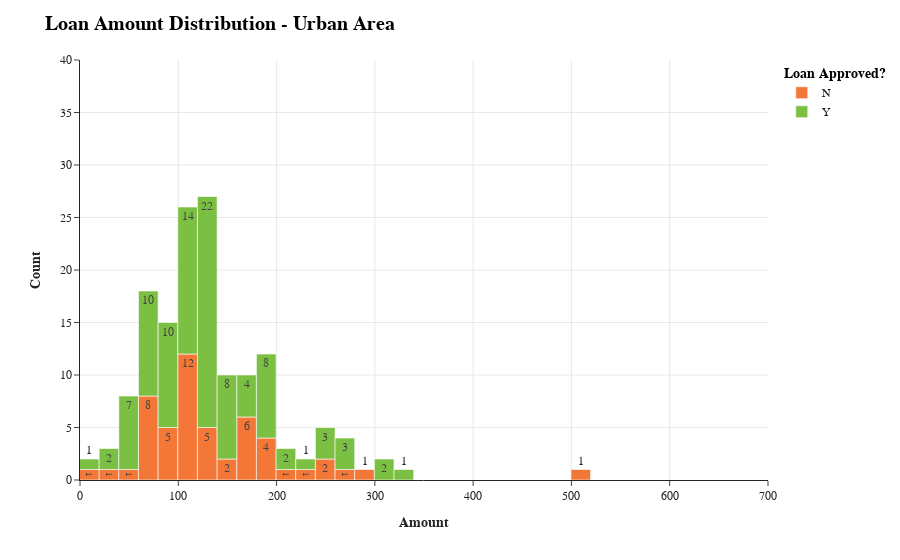
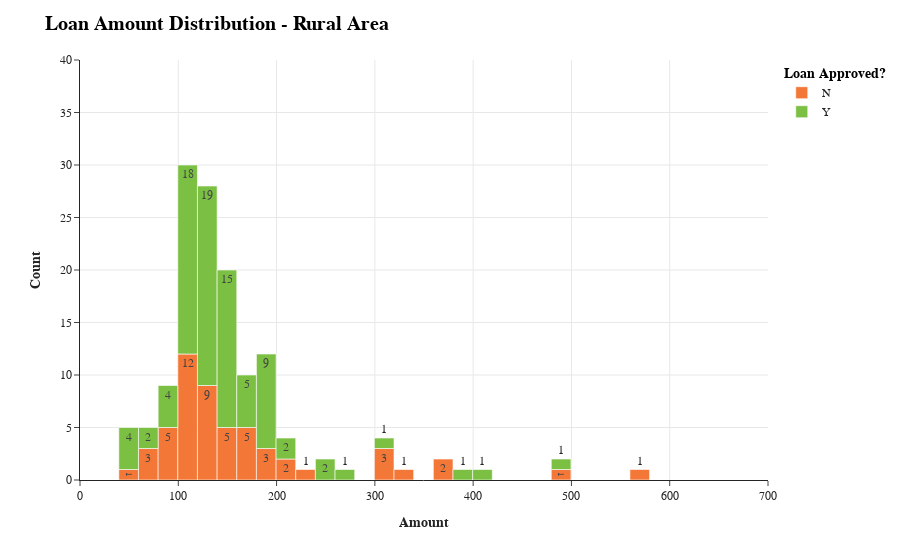

The notebook cell saved with these charts, in order:
### Code cell
for area in ['Urban','Rural','Semiurban'] :
  bins=50
  if area == 'Urban':
    bins=40

  print('\n\n')
  fig=px.histogram(loan_data[loan_data['Property_Area']==area].sort_values('Loan_Status', ascending=True),
                   x='LoanAmount' , color='Loan_Status', nbins=bins, text_auto=True, 
                   template='simple_white', color_discrete_map ={'Y':'#7bc043', 'N':'#f37736'}) 
  fig.update_layout(bargap=0)
  fig.update_layout(yaxis_range=[0,40])
  fig.update_layout(xaxis_range=[0,700])


  fig.update_yaxes(showgrid=True)
  fig.update_xaxes(showgrid=True) 

  fig.update_layout(
      title=f'<b>Loan Amount Distribution - {area} Area</b>',
      font_family="Times New Roman",
      title_font_family="Times New Roman",
      title_font_color="#000000",
      title_font_size=20,
      xaxis_title="<b>Amount</b>",
      yaxis_title="<b>Count</b>",
      legend_title='<b>Loan Approved?</b>',
      legend_title_font_color='#000000',
      plot_bgcolor = '#ffffff'
  )
  fig.show()

### Figure 1 — Plotly figure (JSON) as saved in the notebook; plotly's stock layout.template omitted (floating-point values rounded to 4 significant figures)
{"data": [{"alignmentgroup": "True", "bingroup": "x", "hovertemplate": "Loan_Status=N<br>LoanAmount=%{x}<br>count=%{y}<extra></extra>", "legendgroup": "N", "marker": {"color": "#f37736", "pattern": {"shape": ""}}, "name": "N", "nbinsx": 40, "offsetgroup": "N", "orientation": "v", "showlegend": true, "texttemplate": "%{value}", "type": "histogram", "x": [192, 75, 500, 110, 70, 173, 216, 93, 160, 239, 160, 244, 45, 275, 102, 180, 160, 83, 113, 110, 158, 67, 100, 94, 167, 111, 71, 120, 140, 60, 100, 71, 138, 110, 187, 113, 90, 76, 104, 104, 9, 176, 74, 80, 258, 181, 120, 134, 286, 35, 104, 126], "xaxis": "x", "yaxis": "y"}, {"alignmentgroup": "True", "bingroup": "x", "hovertemplate": "Loan_Status=Y<br>LoanAmount=%{x}<br>count=%{y}<extra></extra>", "legendgroup": "Y", "marker": {"color": "#7bc043", "pattern": {"shape": ""}}, "name": "Y", "nbinsx": 40, "offsetgroup": "Y", "orientation": "v", "showlegend": true, "texttemplate": "%{value}", "type": "histogram", "x": [120, 275, 108, 110, 130, 188, 186, 104, 158, 260, 117, 67, 192, 111, 128, 126, 130, 60, 156, 60, 100, 115, 158, 128, 95, 324, 100, 118, 125, 100, 113, 136, 128, 128, 148, 70, 40, 66, 135, 133, 81, 210, 50, 172, 125, 312, 99, 120, 144, 180, 144, 100, 44, 184, 110, 315, 125, 17, 200, 70, 168, 95, 267, 141, 120, 47, 225, 136, 259, 134, 54, 78, 80, 136, 30, 90, 160, 253, 90, 137, 112, 155, 137, 240, 59, 80, 135, 75, 187, 50, 30, 70, 187, 168, 88, 74, 96, 187], "xaxis": "x", "yaxis": "y"}], "layout": {"autosize": true, "bargap": 0, "barmode": "relative", "font": {"family": "Times New Roman"}, "legend": {"title": {"font": {"color": "#000000"}, "text": "<b>Loan Approved?</b>"}, "tracegroupgap": 0}, "margin": {"t": 60}, "plot_bgcolor": "#ffffff", "title": {"font": {"color": "#000000", "family": "Times New Roman", "size": 20}, "text": "<b>Loan Amount Distribution - Urban Area</b>"}, "xaxis": {"anchor": "y", "domain": [0, 1], "range": [0, 700], "showgrid": true, "title": {"text": "<b>Amount</b>"}, "type": "linear"}, "yaxis": {"anchor": "x", "domain": [0, 1], "range": [0, 40], "showgrid": true, "title": {"text": "<b>Count</b>"}}}}

### Figure 2 — Plotly figure (JSON) as saved in the notebook; plotly's stock layout.template omitted (floating-point values rounded to 4 significant figures)
{"data": [{"alignmentgroup": "True", "bingroup": "x", "hovertemplate": "Loan_Status=N<br>LoanAmount=%{x}<br>count=%{y}<extra></extra>", "legendgroup": "N", "marker": {"color": "#f37736", "pattern": {"shape": ""}}, "name": "N", "nbinsx": 50, "offsetgroup": "N", "orientation": "v", "showlegend": true, "texttemplate": "%{value}", "type": "histogram", "x": [128, 110, 115, 304, 311, 100, 151, 209, 480, 119, 155, 376, 80, 173, 46, 308, 105, 133, 570, 113, 149, 65, 194, 125, 360, 218, 150, 81, 66, 170, 95, 132, 112, 113, 135, 118, 225, 185, 129, 84, 175, 165, 135, 320, 106, 133, 114, 187, 81, 105, 66, 172, 123, 146], "xaxis": "x", "yaxis": "y"}, {"alignmentgroup": "True", "bingroup": "x", "hovertemplate": "Loan_Status=Y<br>LoanAmount=%{x}<br>count=%{y}<extra></extra>", "legendgroup": "Y", "marker": {"color": "#7bc043", "pattern": {"shape": ""}}, "name": "Y", "nbinsx": 50, "offsetgroup": "Y", "orientation": "v", "showlegend": true, "texttemplate": "%{value}", "type": "histogram", "x": [110, 153, 136, 90, 400, 108, 157, 155, 145, 110, 130, 180, 110, 211, 140, 107, 113, 107, 142, 243, 110, 180, 150, 157, 172, 113, 100, 154, 480, 150, 162, 138, 131, 380, 121, 151, 120, 255, 104, 108, 120, 112, 170, 200, 130, 126, 55, 120, 48, 188, 101, 116, 129, 158, 152, 194, 185, 187, 87, 89, 187, 138, 112, 110, 66, 109, 275, 185, 125, 130, 71, 120, 141, 95, 187, 176, 130, 300, 56, 135, 140, 132, 139, 165, 40], "xaxis": "x", "yaxis": "y"}], "layout": {"autosize": true, "bargap": 0, "barmode": "relative", "font": {"family": "Times New Roman"}, "legend": {"title": {"font": {"color": "#000000"}, "text": "<b>Loan Approved?</b>"}, "tracegroupgap": 0}, "margin": {"t": 60}, "plot_bgcolor": "#ffffff", "title": {"font": {"color": "#000000", "family": "Times New Roman", "size": 20}, "text": "<b>Loan Amount Distribution - Rural Area</b>"}, "xaxis": {"anchor": "y", "domain": [0, 1], "range": [0, 700], "showgrid": true, "title": {"text": "<b>Amount</b>"}, "type": "linear"}, "yaxis": {"anchor": "x", "domain": [0, 1], "range": [0, 40], "showgrid": true, "title": {"text": "<b>Count</b>"}}}}
